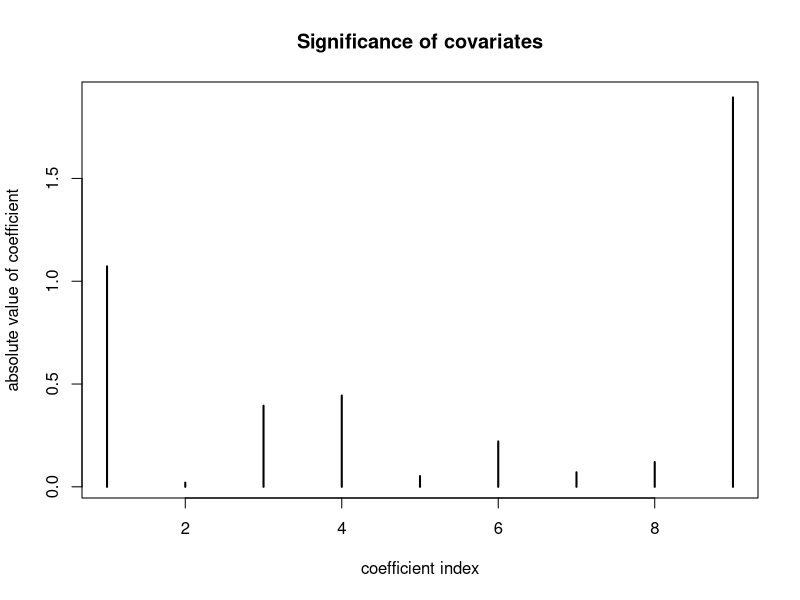
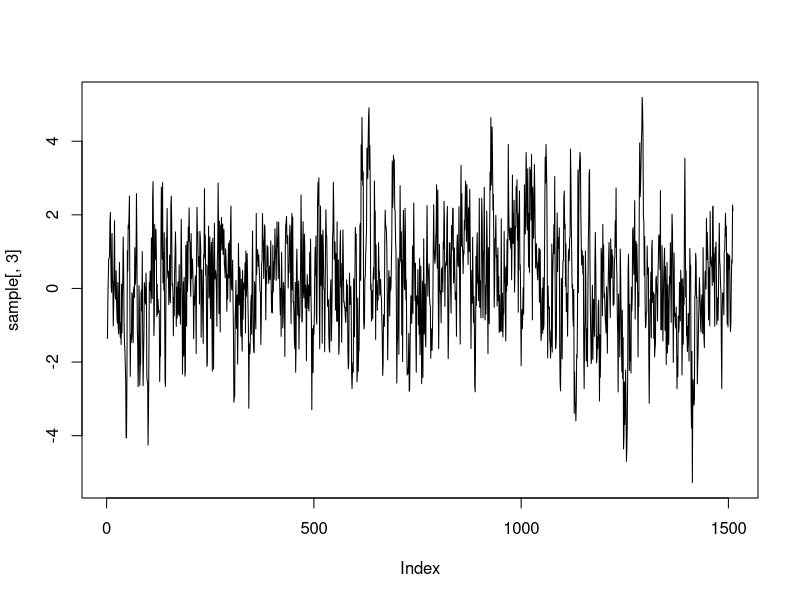

These figures' R source, in order:
library(mvtnorm)

data <- read.table("eBayNumberOfBidderData.txt", header = TRUE)


########## A ##########
fit <- glm(nBids ~ 0 + ., data, family = poisson)
coeff <- fit$coefficients
plot(abs(coeff), type='h', 
     lwd=2, 
     xlab = "coefficient index", 
     main='Significance of covariates',
     ylab='absolute value of coefficient')

X <- as.matrix(data[,2:10])
## The most significant covariate is minBidShare. 

########## B ##########
sigmaPrior <- 100 * solve(t(X)%*%X)

logPois <- function(beta, y, x, ...) {
  # log likelihood of poisson model

  n <- length(x)
  
  logLik <- 0
  for (i in 1:length(n)) {
    logLik <- logLik + y[i] * t(beta)%*%x[i,] - exp( t(beta)%*%x[i,] - log(factorial(y[i])))
  }
  
  # log of prior
  logPrior <- dmvnorm(beta, mean = rep(0, 9), sigma = sigmaPrior, log=TRUE)
  
  # add 
  return(logLik + logPrior)
}

OptimResults<-optim(coeff,logPois,gr=NULL, y = data$nBids,x = X,method=c("BFGS"),control=list(fnscale=-1),hessian=TRUE)


postCov <- -solve(OptimResults$hessian)
st_div <- sqrt(diag(postCov))
betaMode <- OptimResults$par

########## C ##########

gaussianSample <- function(theta, sigma, c) {
  val <- rmvnorm(1, theta, c*sigma)
  return (val)
}


RWMSampler <- function(c, it, fn, ...) {
  accRate <- 0
  sample <- c()
  prev <- gaussianSample(betaMode, postCov, c)
  for (i in 1:it) {
    candidate <- gaussianSample(prev, postCov, c)
    alpha <- min(1,exp(fn(prev, ...) - fn(candidate, ...)))
    u <- runif(1, 0, 1)
    if (alpha <= u) {
      # accept candidate
      prev <- candidate
      accRate <- accRate + 1
      # as matrix
      sample <- rbind(sample, prev)
    }
  }
  return (sample)
}

sample = RWMSampler(1,10000, logPois, data$nBids, X)
plot(sample[,3], type='l')


